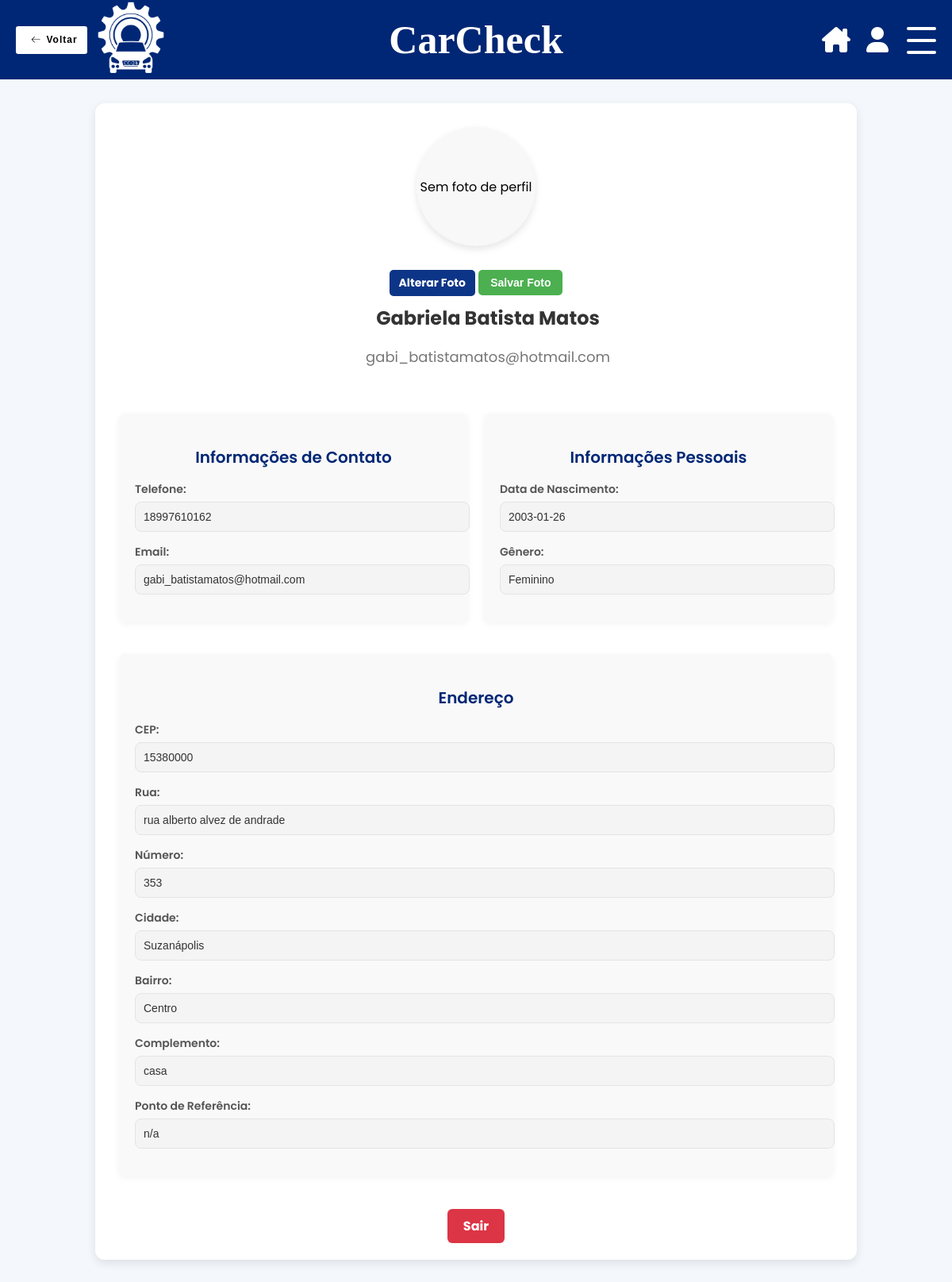
Screenshot of /pages/perfil.php (signed in) with the database file from the repository.
### tables this page shows
CREATE TABLE pessoas (  
    id_pessoa INT AUTO_INCREMENT PRIMARY KEY,
    nome_pessoa VARCHAR(200) NOT NULL,
    data_nasc DATE,
    foto BLOB,   
    numero_telefone VARCHAR(20) NOT NULL UNIQUE,
    endereco_email VARCHAR(200) NOT NULL UNIQUE,
    senha VARCHAR(255) NOT NULL,
    token_login VARCHAR(255),
    fk_id_permissao INT,
    fk_id_cep INT,
    fk_id_rua INT,
    fk_id_genero INT,
    fk_id_numero_casa INT,
    fk_id_cidade INT,
    fk_id_bairro INT,
    fk_id_complemento INT,
    fk_id_ponto_ref INT,
    FOREIGN KEY (fk_id_permissao) REFERENCES permissoes(id_permissao) ON UPDATE CASCADE ON DELETE SET NULL,
    FOREIGN KEY (fk_id_complemento) REFERENCES complementos(id_complemento) ON UPDATE CASCADE ON DELETE SET NULL,
    FOREIGN KEY (fk_id_ponto_ref) REFERENCES pontos_referencias(id_ponto_ref) ON UPDATE CASCADE ON DELETE SET NULL,
    FOREIGN KEY (fk_id_cep) REFERENCES ceps(id_cep) ON UPDATE CASCADE ON DELETE SET NULL,
    FOREIGN KEY (fk_id_rua) REFERENCES ruas(id_rua) ON UPDATE CASCADE ON DELETE SET NULL,
    FOREIGN KEY (fk_id_genero) REFERENCES generos(id_genero) ON UPDATE CASCADE ON DELETE SET NULL,
    FOREIGN KEY (fk_id_numero_casa) REFERENCES numeros_casas(id_numero_casa) ON UPDATE CASCADE ON DELETE SET NULL,
    FOREIGN KEY (fk_id_cidade) REFERENCES cidades(id_cidade) ON UPDATE CASCADE ON DELETE SET NULL,
    FOREIGN KEY (fk_id_bairro) REFERENCES bairros(id_bairro) ON UPDATE CASCADE ON DELETE SET NULL
);

CREATE TABLE generos (
    id_genero INT AUTO_INCREMENT PRIMARY KEY,
    sexo VARCHAR(20) NOT NULL
);

CREATE TABLE ceps (
    id_cep INT AUTO_INCREMENT PRIMARY KEY,
    numero_cep VARCHAR(20) NOT NULL,
    fk_id_cidade INT,
    FOREIGN KEY (fk_id_cidade) REFERENCES cidades(id_cidade) ON UPDATE CASCADE ON DELETE RESTRICT
);

CREATE TABLE ruas (
    id_rua INT AUTO_INCREMENT PRIMARY KEY,
    nome_rua VARCHAR(200) NOT NULL
);

CREATE TABLE numeros_casas (
    id_numero_casa INT AUTO_INCREMENT PRIMARY KEY,
    numero_casa VARCHAR(10) NOT NULL
);

CREATE TABLE cidades (
    id_cidade INT AUTO_INCREMENT PRIMARY KEY,
    nome_cidade VARCHAR(150) NOT NULL,
    fk_id_uf INT,
    FOREIGN KEY (fk_id_uf) REFERENCES ufs(id_uf) ON UPDATE CASCADE ON DELETE RESTRICT
);

CREATE TABLE bairros (
    id_bairro INT AUTO_INCREMENT PRIMARY KEY,
    nome_bairro VARCHAR(100) NOT NULL
);

CREATE TABLE complementos (
    id_complemento INT AUTO_INCREMENT PRIMARY KEY,
    desc_complemento TEXT NOT NULL
);

CREATE TABLE pontos_referencias (
    id_ponto_ref INT AUTO_INCREMENT PRIMARY KEY,
    desc_ponto_ref TEXT NOT NULL
);

### config/busca-perfil.php (called while the page is built, shortened)
<?php
    if(!isset($_SESSION) OR $_SESSION['logado'] != true):
        header("location: ../config/sair.php");
    else:
    require '../config/config.php';
    try {
        $sql = "
        SELECT p.nome_pessoa, p.endereco_email, p.data_nasc, p.foto, p.numero_telefone, ce.numero_cep, r.nome_rua, g.sexo, n.numero_casa, ci.nome_cidade, b.nome_bairro, co.desc_complemento, po.desc_ponto_ref
        FROM pessoas p
        INNER JOIN ceps ce ON p.fk_id_cep = ce.id_cep
        INNER JOIN ruas r ON p.fk_id_rua = r.id_rua
        INNER JOIN generos g ON p.fk_id_genero = g.id_genero
        INNER JOIN numeros_casas n ON p.fk_id_numero_casa = n.id_numero_casa
        INNER JOIN cidades ci ON p.fk_id_cidade = ci.id_cidade
        INNER JOIN bairros b ON p.fk_id_bairro = b.id_bairro
        INNER JOIN complementos co ON p.fk_id_complemento = co.id_complemento
        INNER JOIN pontos_referencias po ON p.fk_id_ponto_ref = po.id_ponto_ref
        WHERE nome_pessoa = :nome";
        $stmt = $pdo->prepare($sql);
        $stmt->execute([':nome' => $_SESSION['nomeUsuario']]);
        $resultados = $stmt->fetch(PDO::FETCH_ASSOC);
        if ($resultados) {
            $nome = htmlspecialchars($resultados['nome_pessoa']);
            $email = htmlspecialchars($resultados['endereco_email']);
            $data_nasc = htmlspecialchars($resultados['data_nasc']);
            $telefone = htmlspecialchars($resultados['numero_telefone']);
            $cep = htmlspecialchars($resultados['numero_cep']);
            $rua = htmlspecialchars($resultados['nome_rua']);
            $sexo = htmlspecialchars($resultados['sexo']);
            $num_casa = htmlspecialchars($resultados['numero_casa']);
            $cidade = htmlspecialchars($resultados['nome_cidade']);
            $bairro = htmlspecialchars($resultados['nome_bairro']);
            $comple = htmlspecialchars($resultados['desc_complemento']);
            $referencia = htmlspecialchars($resultados['desc_ponto_ref']);
        }
    } catch (PDOException $e) {
        echo "Erro: " . $e->getMessage();
    }
    endif
?>

### pages/perfil.php (the view, shortened to what this page needs)
<?php
    if(!isset($_SESSION) OR $_SESSION['logado'] != true):
        header("location: ../config/sair.php");
    else:
    require '../config/config.php';
    require '../config/busca-perfil.php';
?>
<!DOCTYPE html>
<html lang="pt-br">
<head>
    <link rel="stylesheet" href="../css/style.css">
    <link rel="stylesheet" href="../css/card-itens.css">
    <link href="../fontawesome/css/all.css" rel="stylesheet">
    <link rel="stylesheet" href="../css/popup-not.css">
    <link rel="stylesheet" href="../css/perfil.css">
</head>
<body>
<?php
    if ($_SESSION['permissao'] == 1) {
        include '../includes/header-cliente.php';
    } else {
        include '../includes/header.php';
    }
?>
<main class="perfil-container">
    <section class="perfil-header">
        <div class="perfil-foto" id="perfilFoto">
            <?php if(!empty($foto)) : ?>
                <img src="<?php echo $foto; ?>" alt="Foto de perfil de <?php echo $nome; ?>">
            <?php else : ?>
                <p>Sem foto de perfil</p>
            <?php endif; ?>
        </div>
        <div class="foto-actions">
            <form id="formUploadFoto" action="../config/upload-foto.php" method="POST" enctype="multipart/form-data">
                <label for="fotoPerfil" class="custom-file-upload">Alterar Foto</label>
                <button type="submit" class="btn-upload">Salvar Foto</button>
            </form>
        </div>
        <div class="perfil-info">
            <h1><?php echo $nome ?></h1>
            <p><?php echo $email ?></p>
        </div>
    </section>
    <section class="perfil-detalhes">
        <div class="perfil-card">
            <h3>Informações de Contato</h3>
            <div class="input-container">
                <label for="telefone">Telefone:</label>
                <input type="text" id="telefone" value="<?php echo $telefone ?>" readonly>
            </div>
            <div class="input-container">
                <label for="email">Email:</label>
                <input type="text" id="email" value="<?php echo $email ?>" readonly>
            </div>
        </div>
        <div class="perfil-card">
            <h3>Informações Pessoais</h3>
            <div class="input-container">
                <label for="data-nasc">Data de Nascimento:</label>
                <input type="text" id="data-nasc" value="<?php echo $data_nasc ?>" readonly>
            </div>
            <div class="input-container">
                <label for="sexo">Gênero:</label>
                <input type="text" id="sexo" value="<?php echo $sexo ?>" readonly>
            </div>
        </div>
        <div class="perfil-card">
            <h3>Endereço</h3>
            <div class="input-container">
                <label for="cep">CEP:</label>
                <input type="text" id="cep" value="<?php echo $cep ?>" readonly>
            </div>
            <div class="input-container">
                <label for="rua">Rua:</label>
                <input type="text" id="rua" value="<?php echo $rua ?>" readonly>
            </div>
            <div class="input-container">
                <label for="num-casa">Número:</label>
                <input type="text" id="num-casa" value="<?php echo $num_casa ?>" readonly>
            </div>
            <div class="input-container">
                <label for="cidade">Cidade:</label>
                <input type="text" id="cidade" value="<?php echo $cidade ?>" readonly>
            </div>
            <div class="input-container">
                <label for="bairro">Bairro:</label>
                <input type="text" id="bairro" value="<?php echo $bairro ?>" readonly>
            </div>
            <div class="input-container">
                <label for="comple">Complemento:</label>
                <input type="text" id="comple" value="<?php echo $comple ?: 'N/A' ?>" readonly>
            </div>
            <div class="input-container">
                <label for="referencia">Ponto de Referência:</label>
                <input type="text" id="referencia" value="<?php echo $referencia ?: 'N/A' ?>" readonly>
            </div>
        </div>
    </section>
    <div class="logout-container">
         <a href="../config/sair.php" class="logout-button">Sair</a>
    </div>
</main>
</body>
</html>
<?php endif; ?>

### includes/header-cliente.php (shortened to what this page needs)
<?php
if (isset($_SESSION['permissao'])) {
    $permissao = $_SESSION['permissao'];
    if ($permissao == 1) {
        $url = "../pages/home-cliente.php";
    } elseif ($permissao == 2 || $permissao == 3) {
        $url = "../pages/home-funci.php";
    }
}
?>
<!DOCTYPE html>
<html lang="pt-br">
<head>
    <link rel="stylesheet" href="../css/style.css">
    <link rel="stylesheet" href="https://cdnjs.cloudflare.com/ajax/libs/font-awesome/6.0.0-beta3/css/all.min.css">
</head>
<body>
    <header>
        <div class="container-header">
        <button class="buttonheader" onclick="window.history.back();">
                <span>Voltar</span>
            </button>
            <div class="logoCarcheck"><img src="../image/logoNovo.jpg" alt="Logo CarCheck"></div>
            <h1>CarCheck</h1>
        </div>
        <div class="icons">
            <a href="<?php echo $url; ?>"><i class="fa-solid fa-house-chimney fa-2xl casa" style="color: #ffffff;"></i></a>
            <a href="../pages/perfil.php"><i class="fa-solid fa-user fa-2xl" style="color: #ffffff;"></i></a>
        </div>
        <label for="checkbox" class="toggle">
            <div class="bar bar--top"></div>
            <div class="bar bar--middle"></div>
            <div class="bar bar--bottom"></div>
        </label>
    </header>
</body>
</html>

### css/style.css (style rules this page uses)
body { position: relative; }
header { background-color: #002775; color: white; height: 100px; padding: 0 20px; position: fixed; width: 100%; top: 0; left: 0; z-index: 1000; display: flex; align-items: center; justify-content: space-between; box-sizing: border-box; }
.container-header { display: flex; align-items: center; gap: 10px; }
header h1 { color: white; font-family: "Times New Roman", Times, serif; font-weight: 900; margin: 0; font-size: 50px; position: absolute; left: 50%; transform: translateX(-50%); }
.icons { display: flex; gap: 20px; margin-left: auto; align-items: center; transition: transform 0.5s ease; padding-right: 60px; }
.toggle { position: absolute; width: 37px; height: 32px; cursor: pointer; right: 20px; top: 35px; z-index: 1100; display: flex; align-items: center; justify-content: center; }
.bar { position: absolute; left: 0; right: 0; height: 4px; width: 100%; border-radius: calc(4px / 2); background: #ffffff; opacity: 1; transition: none 0.35s cubic-bezier(.5,-0.35,.35,1.5) 0s; }
.bar--top { bottom: calc(50% + 11px + 4px / 2); transition-property: bottom, transform; transition-delay: calc(0s + 0.35s), 0s; }
.bar--middle { top: calc(50% - 4px / 2); transition-property: opacity; transition-delay: calc(0s + 0.35s); }
.bar--bottom { top: calc(50% + 11px + 4px / 2); transition-property: top, transform; transition-delay: calc(0s + 0.35s), 0s; }
header .buttonheader { display: flex; font-size: 12px; font-weight: bold; height: 35px; width: 90px; align-items: center; justify-content: center; background-color: #eeeeee4b; border-radius: 3px; letter-spacing: 1px; transition: all 0.2s linear; cursor: pointer; border: none; background: #fff; }
header .buttonheader> svg { margin-right: 5px; margin-left: 5px; font-size: 20px; transition: all 0.4s ease-in; }
.logoCarcheck img { height: 90px; width: 90px; object-fit: cover; }

### css/perfil.css (style rules this page uses)
body { background-color: #f4f7fc; font-family: 'Poppins', sans-serif; margin: 0; padding: 0; display: flex; flex-direction: column; align-items: center; justify-content: flex-start; min-height: 100vh; }
.perfil-container { background-color: #ffffff; padding: 30px; border-radius: 12px; box-shadow: 0px 4px 12px rgba(0, 0, 0, 0.1); max-width: 900px; width: 100%; margin: 130px auto; display: flex; flex-direction: column; align-items: center; }
.perfil-header { display: flex; align-items: center; width: 100%; margin-bottom: 40px; justify-content: center; flex-direction: column; }
.perfil-foto { width: 150px; height: 150px; border-radius: 50%; background-color: #e4e4e4; display: flex; align-items: center; justify-content: center; overflow: hidden; box-shadow: 0px 4px 10px rgba(0, 0, 0, 0.1); margin-bottom: 10px; }
.foto-actions { display: flex; flex-direction: column; align-items: center; margin-top: 10px; }
.custom-file-upload { display: inline-block; padding: 8px 15px; cursor: pointer; background-color: #0D3587; color: white; border-radius: 6px; font-size: 14px; font-weight: bold; transition: background-color 0.3s ease; border: none; margin-bottom: 10px; }
.btn-upload { display: inline-block; padding: 8px 15px; background-color: #28a745; color: white; border-radius: 6px; font-size: 14px; font-weight: bold; border: none; margin-top: 10px; transition: background-color 0.3s ease; cursor: pointer; }
.perfil-info { margin-left: 30px; text-align: center; flex: 1; }
.perfil-info h1 { font-size: 24px; color: #333; margin: 0; }
.perfil-info p { font-size: 18px; color: #777; }
.perfil-detalhes { width: 100%; display: flex; flex-wrap: wrap; gap: 20px; justify-content: space-between; }
.perfil-card { flex: 1; min-width: 280px; background-color: #f9f9f9; padding: 20px; border-radius: 8px; box-shadow: 0px 2px 8px rgba(0, 0, 0, 0.05); margin-bottom: 20px; }
.perfil-card h3 { font-size: 20px; color: #002775; margin-bottom: 15px; font-weight: 600; text-align: center; }
.input-container { margin-bottom: 15px; }
.input-container label { display: block; font-size: 14px; font-weight: 600; color: #555; margin-bottom: 5px; }
.input-container input { width: 100%; padding: 10px; border-radius: 8px; border: 1.5px solid #e4e4e4; font-size: 14px; background-color: #f4f4f4; color: #333; }
.logout-container { margin-top: 30px; }
.logout-button { padding: 10px 20px; background-color: #dc3545; color: white; border-radius: 6px; text-align: center; text-decoration: none; font-size: 16px; font-weight: bold; transition: background-color 0.3s ease; }

### rows the page displays
pessoas: nome_pessoa "Gabriela Batista Matos", endereco_email "gabi_batistamatos@hotmail.com", numero_telefone "18997610162", data_nasc "2003-01-26", fk_id_genero.sexo "Feminino", fk_id_cep.numero_cep "15380000", fk_id_rua.nome_rua "rua alberto alvez de andrade", fk_id_numero_casa.numero_casa "353", fk_id_cidade.nome_cidade "Suzanápolis", fk_id_bairro.nome_bairro "Centro", fk_id_complemento.desc_complemento "casa", fk_id_ponto_ref.desc_ponto_ref "n/a"
